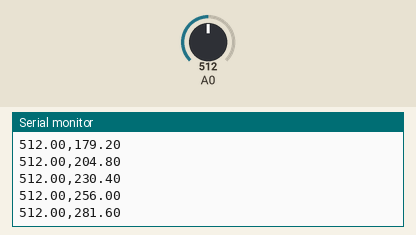
A sketch run on a simulated Arduino Uno, built with avr-gcc and run on an emulated ATmega328P. Shown: the last lines printed to the serial monitor. The test bench sets the inputs (shaded band); at power-on: A0 = 512.

Above: at 1.2 s.
1.3 s: A0 set to 716
At 1.32 s:
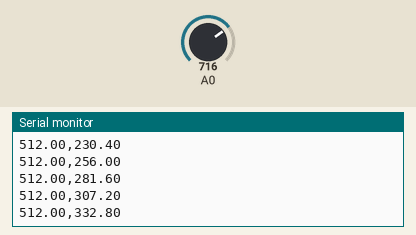
2.8 s: A0 set to 900
At 2.84 s:
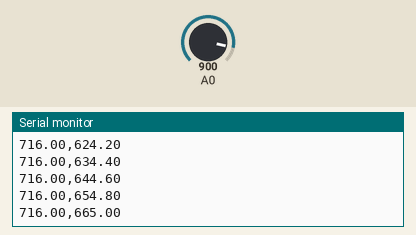
Timing chart, 0 to 5.8 s (numbered marks = the images above; inputs shaded):
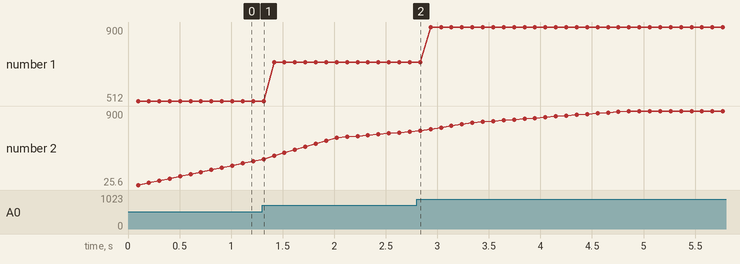

The sketch:

filter2.ino
```cpp
#define num 20
float sensorValues[num];

void setup() {
	Serial.begin(9600);
}

void loop() {
	for (int i = 0; i < num -1; i++) {
		sensorValues[i] = sensorValues[i + 1];
	}
	sensorValues[num - 1] = analogRead(A0);
	float filteredValue;
	for (int i = 0; i < num; i++) {
		filteredValue += sensorValues[i];
	}
	filteredValue /= num;
	delay(100);
	Serial.print(sensorValues[num - 1]);
	Serial.print(",");
	Serial.println(filteredValue);
}
```

Measured:
- plotted number 1: 512 → 716 after the input at 1.3 s, 716 → 900 after the input at 2.8 s
- plotted number 2: 307.2 → 654.8 after the input at 1.3 s, 654.8 → 900 after the input at 2.8 s
